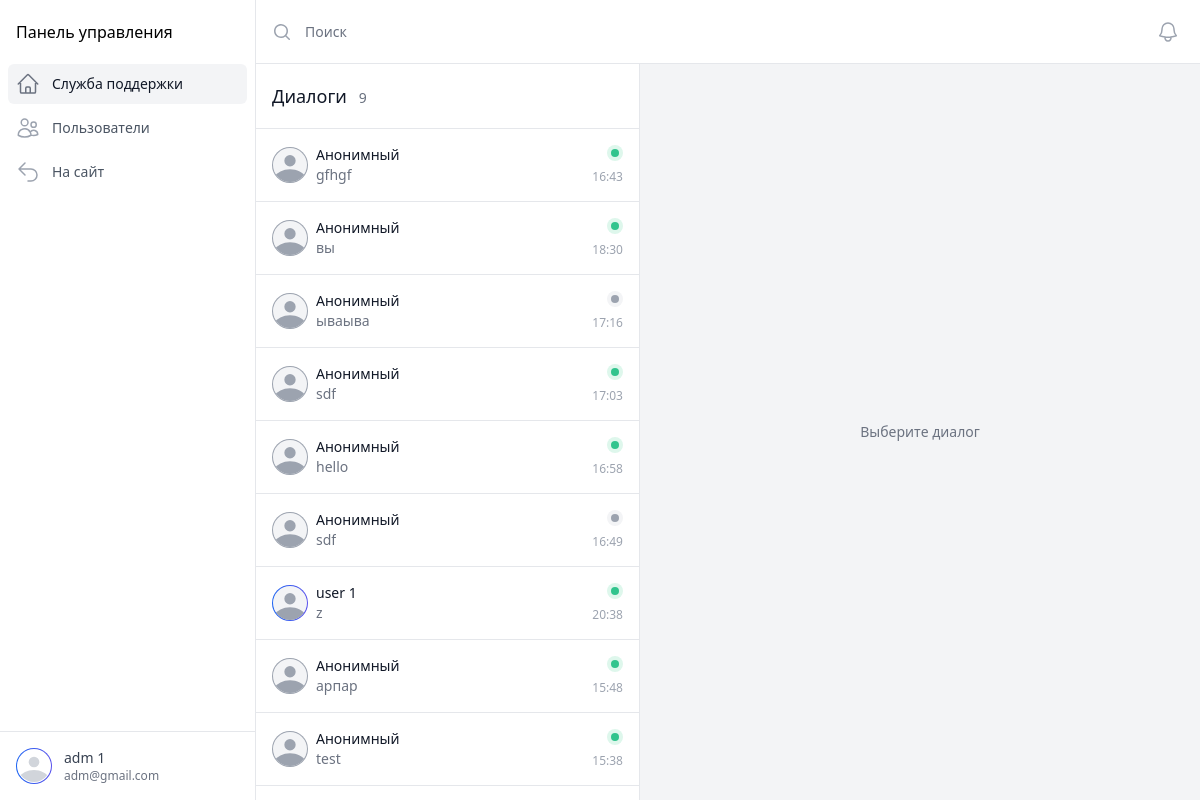
The app's page /dialogs/ (signed in), older data.
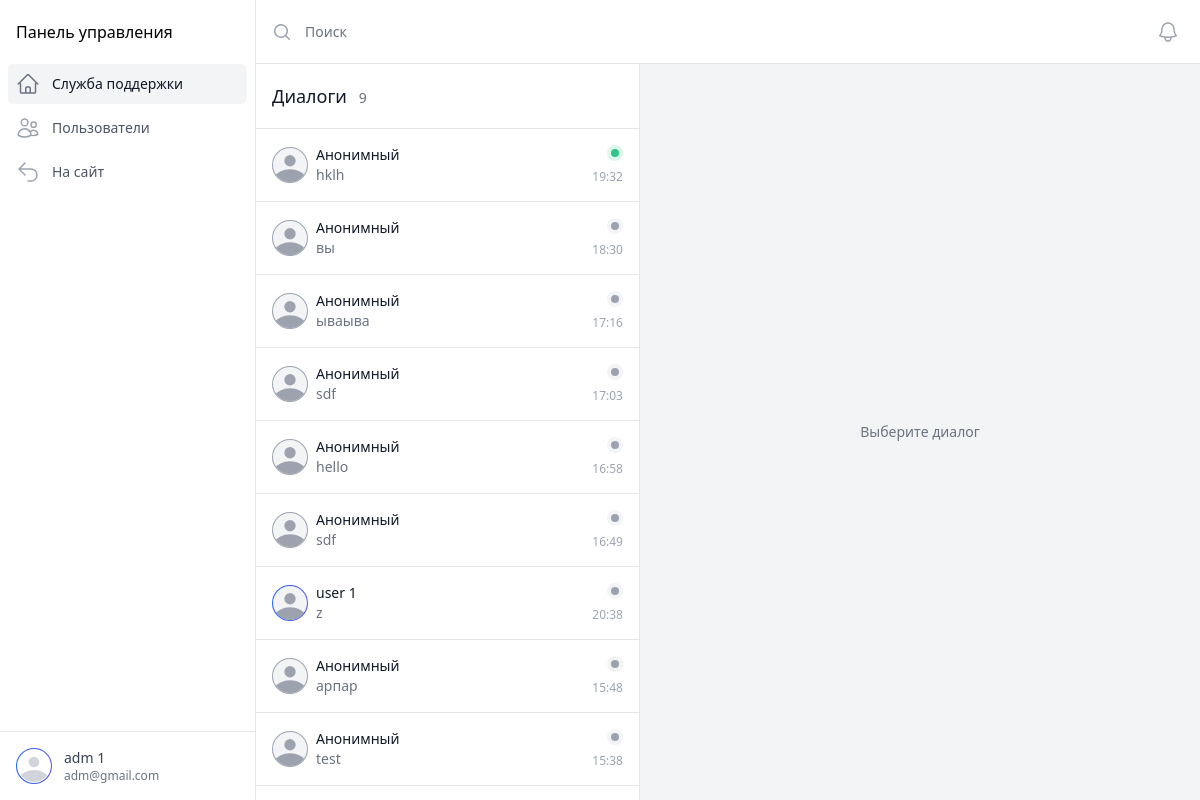
The same page, newer data.
### chat/models.py (models this page shows, shortened)
class Chat(models.Model):
    CHOICES_STATUS = (
        (0, 'Ожидает'),
        (1, 'Активен'),
        (2, 'Закрыт'),
    )
    id = models.UUIDField(default=uuid.uuid4, primary_key=True, editable=False)
    sk = models.CharField(max_length=255, null=True, blank=True)
    client = models.ForeignKey(User, related_name='chat', on_delete=models.CASCADE, null=True, blank=True)
    agent = models.ForeignKey(User, related_name='chats', on_delete=models.CASCADE, null=True, blank=True)
    messages = models.ManyToManyField(Message)
    status = models.IntegerField(choices=CHOICES_STATUS, default=0)
    created_at = models.DateTimeField(auto_now_add=True)
    class Meta:
        ordering = ('-created_at', )
    def last_message(self):
        return self.messages.last()

class Message(models.Model):
    content = models.TextField()
    is_agent = models.BooleanField(default=False)
    created_at = models.DateTimeField(auto_now_add=True)
    class Meta:
        ordering = ('created_at', )
    def created_at_formatted(self):
        return self.created_at.strftime('%H:%M')

### account/models.py (models this page shows, shortened)
class User(AbstractBaseUser, PermissionsMixin):
    id = models.UUIDField(default=uuid.uuid4, editable=False, primary_key=True)
    first_name = models.CharField(max_length=128)
    last_name = models.CharField(max_length=128)
    email = models.EmailField(max_length=255, unique=True)
    phone = models.CharField(max_length=10)
    is_active = models.BooleanField(default=False)
    is_staff = models.BooleanField(default=False)
    date_joined = models.DateTimeField(auto_now_add=True)
    last_login = models.DateTimeField(auto_now_add=True)
    objects = CustomUserManager()
    USERNAME_FIELD = "email"
    EMAIL_FIELD = 'email'
    REQUIRED_FIELDS = ['first_name', 'last_name', 'phone']

### chat/views.py (the view)
# urls.py: path('', ChatList.as_view(), name='chat-list'),
class ChatList(StaffOnly, ListView):
    template_name = 'admin_chat.html'
    queryset = Chat.objects.annotate(num_messages=Count('messages')).filter(num_messages__gt=0).order_by('-created_at')

### chat/context_processors.py (called while the page is built)
def chat(request):
    return list()

### chat/views.py (called while the page is built)
    def test_func(self) -> bool | None:
        if self.request.user.is_staff or self.request.user.is_superuser:
            return True
        raise Http404

### templates/admin_chat.html (shortened to what this page needs)
{% extends 'admin_base.html' %}
{% load static %}
{% block content %}
{% include 'components/admin/menu.html' %}
<div class="flex flex-1 flex-col md:pl-64 h-screen">
    {% include 'components/admin/header.html' %}
    <div class="flex flex-1 items-stretch overflow-hidden">
        {% include 'components/admin/chatList.html' %}
        {% include 'components/admin/chatWindow.html' %}
    </div>
</div>
{% endblock content %}

### templates/components/admin/chatList.html
<div class="block flex-shrink-0">
    <div class="relative h-full flex w-96 flex-col border-r border-gray-200">
        <div class="flex-shrink-0 border-b">
            <div class="flex h-16 flex-col justify-center px-4">
                <div class="flex items-baseline space-x-3">
                    <h2 class="text-lg font-medium text-gray-900">Диалоги</h2>
                    <p class="text-sm font-medium text-gray-500">{{ object_list|length }}</p>
                </div>
            </div>
        </div>
        <div class="min-h-0 flex-1 overflow-y-auto">
            {% if object_list %}
            <ul role="list" class="divide-y divide-gray-200 border-b">
            {% for chat in object_list %}
                <li class="relative p-4 {% if object.pk != chat.pk %}hover:bg-gray-50 bg-white{% else %}bg-gray-100{% endif %}">
                    <div class="flex justify-between items-end">
                        <div class="flex items-center space-x-2 w-full">
                            <div class="rounded-full h-9 w-9 p-[1px] {% if chat.client %}bg-gradient-to-r from-blue-600 to-indigo-600{% else %}bg-gray-400{% endif %}">
                                <div class="rounded-full flex flex-col justify-between h-full bg-gray-100">
                                    <svg class="rounded-full h-full w-full text-gray-400" fill="currentColor" viewBox="0 0 24 24">
                                        <path d="M24 20.993V24H0v-2.996A14.977 14.977 0 0112.004 15c4.904 0 9.26 2.354 11.996 5.993zM16.002 8.999a4 4 0 11-8 0 4 4 0 018 0z" />
                                    </svg>
                                </div>
                            </div>
                            <div class="min-w-0 flex-1">
                                <div class="flex justify-between">
                                    <a href="{% url 'chat-detail' chat.pk %}" class="block focus:outline-none">
                                        <span class="absolute inset-0" aria-hidden="true"></span>
                                        <p class="truncate text-sm font-medium text-gray-900">
                                            {% if chat.client %}
                                            {{ chat.client.first_name }} {{ chat.client.last_name }}
                                            {% else %}
                                            Анонимный
                                            {% endif %}
                                        </p>
                                    </a>
                                    {% if chat.status == 1 %}
                                    <span class="h-4 w-4 bg-green-100 rounded-full flex items-center justify-center" aria-hidden="true">
                                        <span class="h-2 w-2 bg-green-400 rounded-full"></span>
                                    </span>
                                    {% else %}
                                    <span class="h-4 w-4 bg-gray-100 rounded-full flex items-center justify-center" aria-hidden="true">
                                        <span class="h-2 w-2 bg-gray-400 rounded-full"></span>
                                    </span>
                                    {% endif %}
                                </div>
                                <div class="flex justify-between items-end">
                                    <p class="text-sm text-gray-500 line-clamp-1">
                                        {{ chat.last_message.content }}
                                    </p>
                                    <span class="flex-shrink-0 whitespace-nowrap text-xs text-gray-400">{{ chat.last_message.created_at_formatted }}</span>
                                </div>
                            </div>
                        </div>
                    </div>
                </li>
            {% endfor %}
            </ul>
            {% else %}
            <div class="flex items-center justify-center h-full">
                <p class="text-gray-500 text-sm">Нет актуальных диалогов</p>
            </div>
            {% endif %}
        </div>
    </div>
</div>

Row changes from the older to the newer data that the page shows:
computed for Chat: last_message.content "gfhgf" → "hklh"; last_message.created_at_formatted "16:43" → "19:32"
changed Chat "вы": status 1 → 3 (drawn)
changed Chat (number 4 of 9 on the later page): status 1 → 3 (drawn)
changed Chat "hello": status 1 → 3 (drawn)
changed Chat "user": status 1 → 3 (drawn)
changed Chat "арпар": status 1 → 3 (drawn)
changed Chat "test": status 1 → 3 (drawn)
